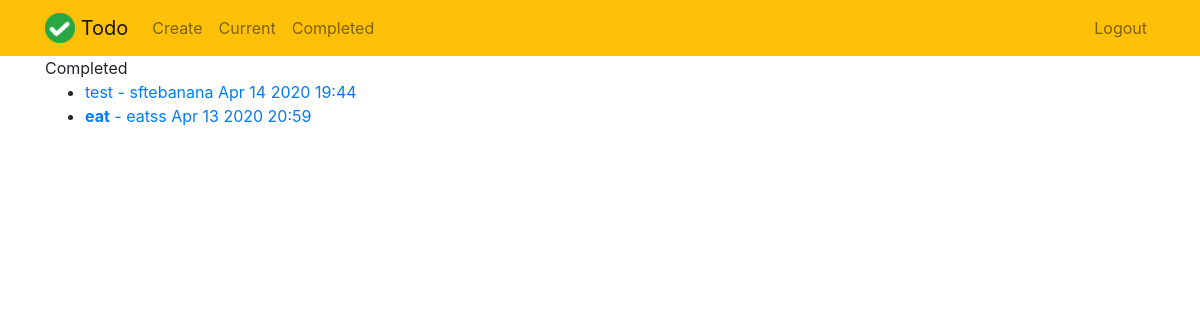
The page /completed/ (signed in) on the database as committed earlier.
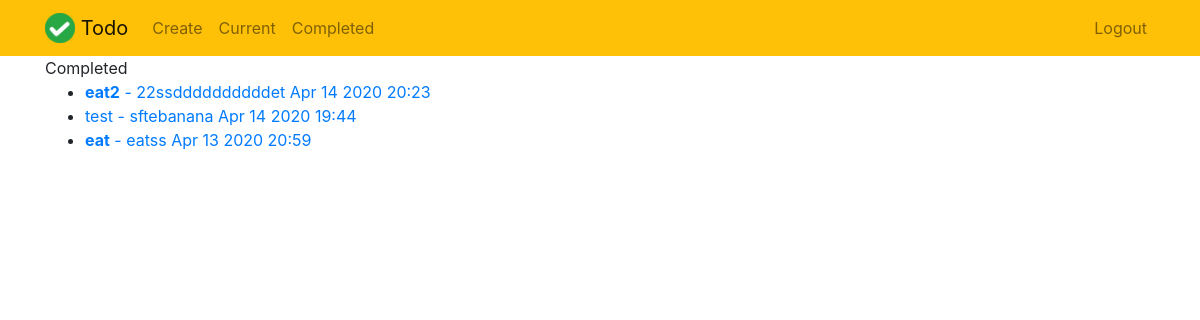
The same page on the database as committed later.
### todo/models.py (models this page shows, shortened)
class Todo(models.Model):
    title = models.CharField(max_length=100) #max length is 100 letters
    memo = models.TextField(blank=True) #can fill in empty
    datecreated = models.DateTimeField(auto_now_add=True) #show when it was created
    datecompleted = models.DateTimeField(null=True, blank=True) #when it was finished
    importance = models.BooleanField(default=False) #checkbox  importance of todo
    user = models.ForeignKey(User, on_delete=models.CASCADE) #stores relationship with user(user id)

### todo/views.py (the view)
# urls.py: path('completed/', views.completedtodos, name='completedtodos'),
@login_required
def completedtodos(request):
    todos = Todo.objects.filter(user=request.user, datecompleted__isnull=False).order_by('-datecompleted')
    return render(request, 'todo/completedtodos.html', {'todos':todos})

### todo/templates/todo/completedtodos.html
{% extends 'todo/base.html' %}
{% block content %}
Completed
<ul>
{% for todo in todos %}
    <li>
        <a href="{% url 'viewtodo' todo.id %}">
        {% if todo.importance %}<b>{% endif %}{{ todo.title }}{% if todo.importance %}</b>{% endif %}
        {% if todo.memo %} - {{ todo.memo }}{% endif %}
        {{ todo.datecompleted|date:'M j Y H:i' }}
        </a>
    </li>
{% endfor %}
</ul>
{% endblock %}

Rows that differ between the two databases and show on the page:
now on this page (row edited): Todo: title "eat2", memo "22ssddddddddddet", datecompleted "Apr 14 2020 20:23"
